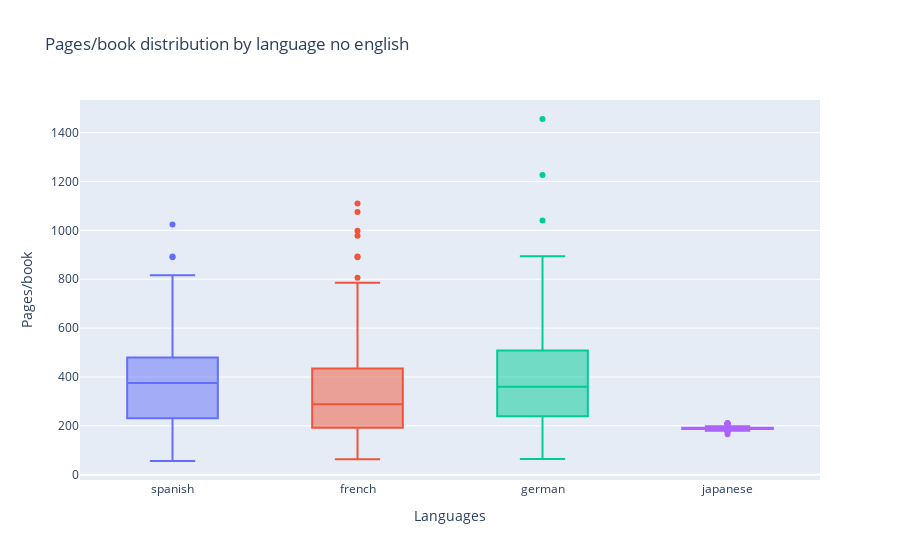

Notebook code for this chart:
### Code cell
fig = go.Figure()

for col in page_numbers_no_english_dict.items():
    fig.add_trace(go.Box(y=col[1].values, name = col[0]))

fig.update_layout( title="Pages/book distribution by language no english", xaxis_title="Languages", 
                  yaxis_title="Pages/book", showlegend=False)
  
fig.show()

### Figure 1 — Plotly figure (JSON) as saved in the notebook; plotly's stock layout.template omitted (floating-point values rounded to 4 significant figures; data arrays with more than 128 entries replaced by an {"elided": "..."} marker saying what was removed)
{"data": [{"name": "spanish", "type": "box", "y": {"elided": "211 int values"}}, {"name": "french", "type": "box", "y": {"elided": "141 int values"}}, {"name": "german", "type": "box", "y": [384, 321, 88, 407, 1456, 106, 119, 1227, 238, 240, 728, 254, 235, 556, 376, 459, 180, 416, 104, 298, 358, 218, 123, 573, 672, 597, 655, 383, 464, 192, 270, 684, 472, 512, 178, 352, 320, 894, 64, 354, 478, 412, 360, 372, 784, 127, 1040, 536, 95, 400, 560, 332, 477, 317, 368, 88, 250, 607, 64, 832, 337, 380, 507, 410, 734, 573, 586, 512, 255, 371, 187, 304, 544, 301, 480, 512, 470, 224, 320, 208, 377, 142, 200, 132, 344, 298, 304, 351, 448, 314, 160, 217, 384, 349, 412, 880, 240]}, {"name": "japanese", "type": "box", "y": [195, 204, 194, 189, 178, 186, 186, 190, 188, 187, 211, 198, 208, 211, 195, 189, 191, 211, 207, 189, 189, 184, 192, 192, 192, 192, 192, 192, 192, 192, 192, 192, 192, 192, 192, 176, 165, 178, 190, 187, 180, 184, 188, 182, 192, 182]}], "layout": {"showlegend": false, "title": {"text": "Pages/book distribution by language no english"}, "xaxis": {"title": {"text": "Languages"}}, "yaxis": {"title": {"text": "Pages/book"}}}}
